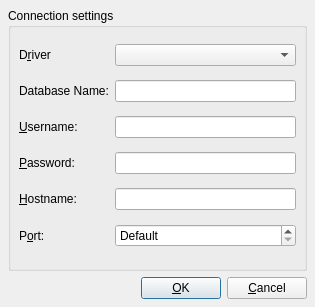
<?xml version="1.0" encoding="UTF-8"?>
<ui version="4.0">
 <class>QSqlConnectionDialogUi</class>
 <widget class="QDialog" name="QSqlConnectionDialogUi">
  <property name="geometry">
   <rect>
    <x>0</x>
    <y>0</y>
    <width>315</width>
    <height>307</height>
   </rect>
  </property>
  <property name="windowTitle">
   <string>Connect...</string>
  </property>
  <layout class="QVBoxLayout">
   <property name="spacing">
    <number>6</number>
   </property>
   <property name="margin">
    <number>8</number>
   </property>
   <item>
    <widget class="QGroupBox" name="connGroupBox">
     <property name="title">
      <string>Connection settings</string>
     </property>
     <layout class="QGridLayout">
      <property name="margin">
       <number>8</number>
      </property>
      <property name="spacing">
       <number>6</number>
      </property>
      <item row="0" column="1">
       <widget class="QComboBox" name="comboDriver"/>
      </item>
      <item row="2" column="0">
       <widget class="QLabel" name="textLabel4">
        <property name="text">
         <string>&amp;Username:</string>
        </property>
        <property name="buddy">
         <cstring>editUsername</cstring>
        </property>
       </widget>
      </item>
      <item row="0" column="0">
       <widget class="QLabel" name="textLabel2">
        <property name="text">
         <string>D&amp;river</string>
        </property>
        <property name="buddy">
         <cstring>comboDriver</cstring>
        </property>
       </widget>
      </item>
      <item row="1" column="1">
       <widget class="QLineEdit" name="editDatabase"/>
      </item>
      <item row="5" column="1">
       <widget class="QSpinBox" name="portSpinBox">
        <property name="specialValueText">
         <string>Default</string>
        </property>
        <property name="minimum">
         <number>-1</number>
        </property>
        <property name="maximum">
         <number>65535</number>
        </property>
        <property name="value">
         <number>-1</number>
        </property>
       </widget>
      </item>
      <item row="1" column="0">
       <widget class="QLabel" name="textLabel3">
        <property name="text">
         <string>Database Name:</string>
        </property>
        <property name="buddy">
         <cstring>editDatabase</cstring>
        </property>
       </widget>
      </item>
      <item row="3" column="1">
       <widget class="QLineEdit" name="editPassword">
        <property name="echoMode">
         <enum>QLineEdit::Password</enum>
        </property>
       </widget>
      </item>
      <item row="2" column="1">
       <widget class="QLineEdit" name="editUsername"/>
      </item>
      <item row="4" column="1">
       <widget class="QLineEdit" name="editHostname"/>
      </item>
      <item row="4" column="0">
       <widget class="QLabel" name="textLabel5">
        <property name="text">
         <string>&amp;Hostname:</string>
        </property>
        <property name="buddy">
         <cstring>editHostname</cstring>
        </property>
       </widget>
      </item>
      <item row="5" column="0">
       <widget class="QLabel" name="textLabel5_2">
        <property name="text">
         <string>P&amp;ort:</string>
        </property>
        <property name="buddy">
         <cstring>portSpinBox</cstring>
        </property>
       </widget>
      </item>
      <item row="3" column="0">
       <widget class="QLabel" name="textLabel4_2">
        <property name="text">
         <string>&amp;Password:</string>
        </property>
        <property name="buddy">
         <cstring>editPassword</cstring>
        </property>
       </widget>
      </item>
     </layout>
    </widget>
   </item>
   <item>
    <layout class="QHBoxLayout">
     <property name="spacing">
      <number>6</number>
     </property>
     <property name="margin">
      <number>0</number>
     </property>
     <item>
      <spacer>
       <property name="orientation">
        <enum>Qt::Horizontal</enum>
       </property>
       <property name="sizeType">
        <enum>QSizePolicy::Expanding</enum>
       </property>
       <property name="sizeHint" stdset="0">
        <size>
         <width>20</width>
         <height>20</height>
        </size>
       </property>
      </spacer>
     </item>
     <item>
      <widget class="QPushButton" name="okButton">
       <property name="text">
        <string>&amp;OK</string>
       </property>
       <property name="default">
        <bool>true</bool>
       </property>
      </widget>
     </item>
     <item>
      <widget class="QPushButton" name="cancelButton">
       <property name="text">
        <string>&amp;Cancel</string>
       </property>
      </widget>
     </item>
    </layout>
   </item>
  </layout>
 </widget>
 <tabstops>
  <tabstop>comboDriver</tabstop>
  <tabstop>editDatabase</tabstop>
  <tabstop>editUsername</tabstop>
  <tabstop>editPassword</tabstop>
  <tabstop>editHostname</tabstop>
  <tabstop>portSpinBox</tabstop>
  <tabstop>okButton</tabstop>
  <tabstop>cancelButton</tabstop>
 </tabstops>
 <resources/>
 <connections/>
</ui>
